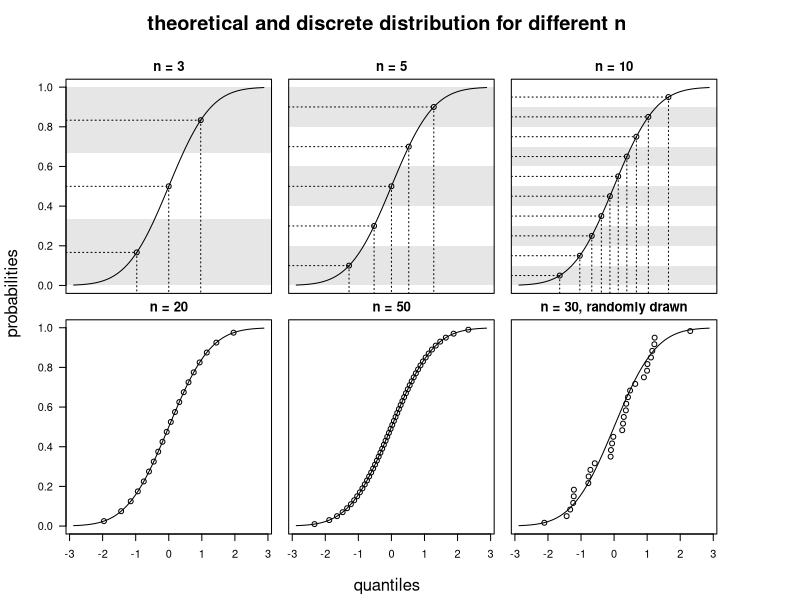
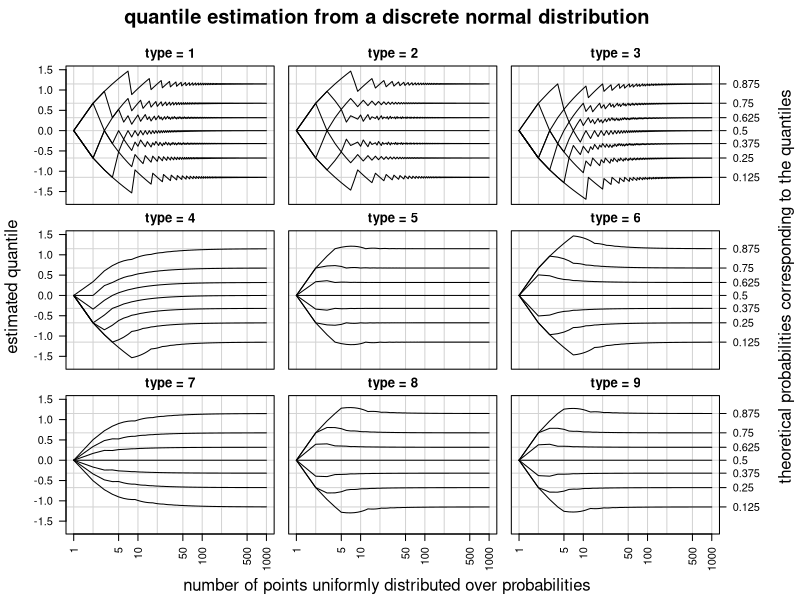
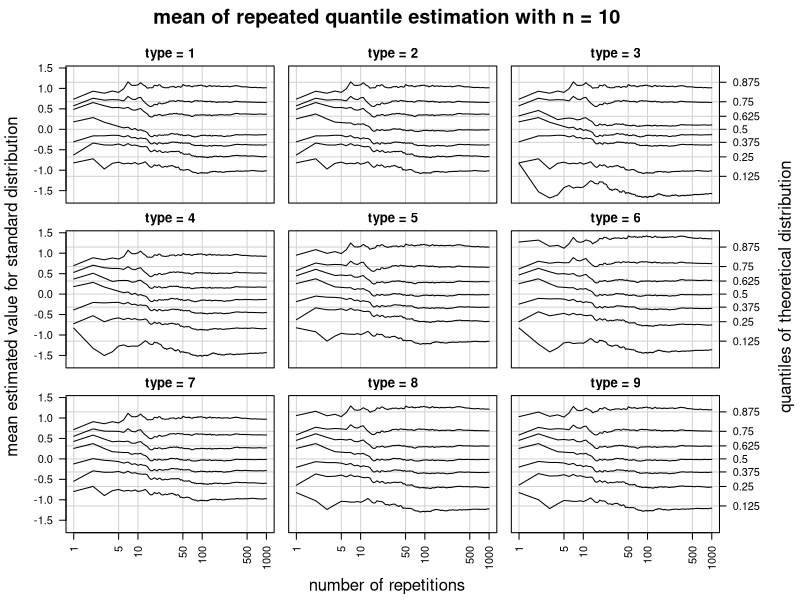
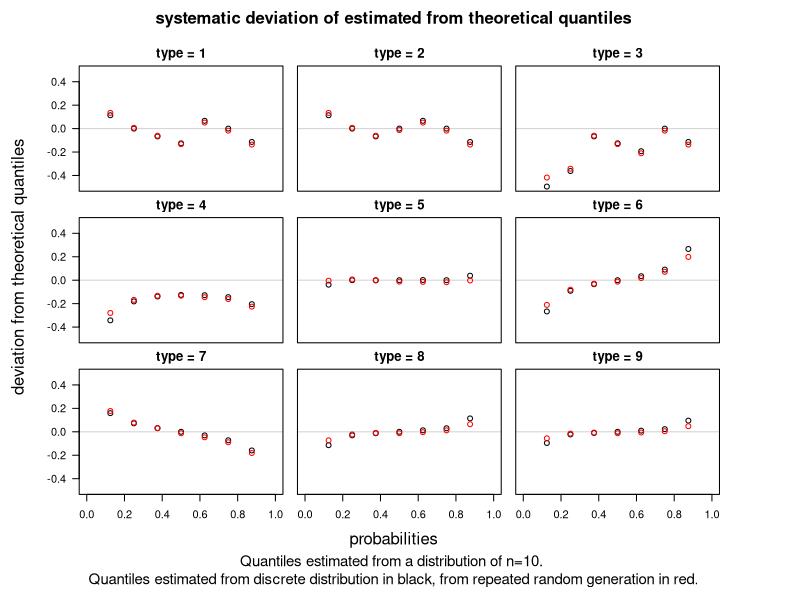
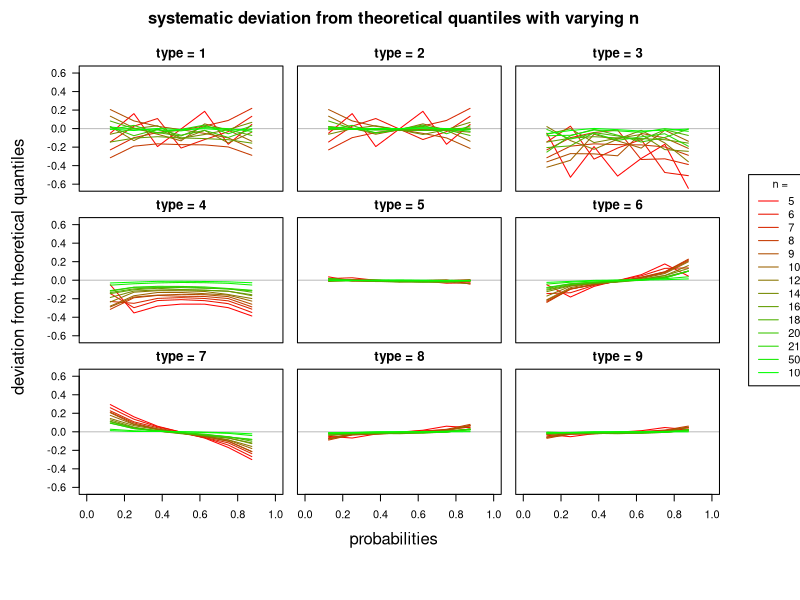

Source code (R) for these figures, in order:
## ---- chunk 1
library(knitr)
opts_chunk$set(fig.height=7, echo=F, cache=T, dev="png")
## ---- chunk 2
par(mfrow=c(2,3), mar=c(0,1,2,.3), oma=c(5,4,4,6))
plotnum <- 1

p_i.fine <- seq(0, 1, length.out=500)
for(n in c(3, 5, 10, 20, 50, 30) ){
  p_i <- seq(1/(n*2), 1-1/(n*2), length.out=n)
  if(n==30){
    q_i <- sort(rnorm(n))
  }else{
    q_i <- qnorm(p_i)
  }
  breaks <- seq(0, 1, length.out=n+1)

  plot(qnorm(p_i.fine), p_i.fine, type="l", axes=F, panel.first=
    if(n<20) {
      for(i in 1:(length(breaks)/2)*2){
        xlims <- par("usr")[1:2]
        rect(xlims[1], breaks[i-1], xlims[2], breaks[i],col = gray(.9), border = NA)
      }
      for(i in 1:length(p_i)){
        lines(c(xlims[1], q_i[i]), rep(p_i[i],2), lty=3)
        lines(rep(q_i[i],2), c(p_i[i], -1), lty=3)
      }
      
    }
    , frame.plot=T, main=paste0("n = ", n, if(n==30) ", randomly drawn"), xlab="", ylab="", las=1, ylim=c(0,1))

  points(q_i, p_i)
  #par(new=T)
  #hist(qnorm(p_i), ann=F, axes=F, xlim=range(qnorm(p_i.fine),finite = T))
  #axis(4, las=1)
  
  if(plotnum%%3==1){
    axis(2, las=1)
  }
  if(plotnum>3){
    axis(1)
  }
  plotnum <- plotnum + 1
}
mtext("theoretical and discrete distribution for different n", cex=1.2, font=2, 3, outer=T, line=1.5)
mtext("probabilities", 2, 2.5, outer=T)
mtext("quantiles", 1, 3.5, outer=T)
## ---- chunk 3
n <- 10
i <- 1:n
(p_i <- 1/(2*n) + (i-1)/n)
## ---- chunk 4
(p_i <- seq(1/(n*2), 1-1/(n*2), length.out=n))
## ---- chunk 5
qnorm(p_i)
## ---- chunk 6
par(mfrow=c(3,3), mar=c(0,1,2,.1), oma=c(5,4,3,6))

nmax <- 1000
d <- 7
Q <- seq(1/(d+1), 1-1/(d+1), length.out=d)
Qmatrix <- array(NA, dim=c(9, nmax, length(Q)), dimnames=list(type=1:9, n=1:nmax, Q=Q))

for(type in 1:9){
  
  for(n in 1:nmax){
    x <- seq(1/(n*2), 1-1/(n*2), length.out=n)
    Qmatrix[type,n,] <- quantile(qnorm(x), Q, type = type)
  }
}

ylim <- range(Qmatrix[,,])

for(type in 1:9){
  #View(Qmatrix)
  
  plot(NULL, xlim=c(1,nmax), ylim=ylim, log="x", main=paste("type =", type), xlab="", ylab="", axes=F, frame.plot=T, panel.first=abline(v=c(1,2,5,10,20,50,100,200,500,1000), h=qnorm(Q), col="lightgray"))
  for(i in 1:length(Q)){
    lines(Qmatrix[type,,i], col=1, type="l")
  }

  if(type%%3==0){
    axis(4, at=qnorm(Q), Q, las=1)
  }
  if(type%%3==1){
    axis(2, las=1)
  }
  if(type>6){
    axis(1, las=3)
  }
}
mtext("quantile estimation from a discrete normal distribution", 3, outer=T, cex=1.2, line=1, font=2)
mtext("theoretical probabilities corresponding to the quantiles", 4, line=4.5, outer=T)  
mtext("estimated quantile", side = 2, outer = T, cex=1, line=2.5)
mtext("number of points uniformly distributed over probabilities",1, outer=T, line=3.5)

## ---- chunk 7

par(mfrow=c(3,3), mar=c(.1,1,2,.1), oma=c(5,4,3,6))

repetitions <- 1000
d <- 7
Q <- seq(1/(d+1), 1-1/(d+1), length.out=d)
n <- 10
MeanQuantile <- array(NA, dim = c(9, repetitions, length(Q)), dimnames = list(type=1:9, repetitions=1:repetitions, Q=Q))


for(type in 1:9){
  set.seed(1)
  MeanQuantile[type,1,] <-  quantile(rnorm(n), Q, type=type)
  for(i in 2:repetitions){
    MeanQuantile[type,i,] <- (MeanQuantile[type,i-1,]*(i-1) + quantile(rnorm(n), Q, type=type))/i
  }
  
  #View(MeanQuantile)
  #MeanQuantile[type,repetitions,]
  #qnorm(Q)
  #MeanQuantile[type,repetitions,] - t(qnorm(Q))
}

ylim <- range(MeanQuantile[,,])

for(type in 1:9){
  plot(NULL, xlim=c(1,repetitions), ylim=ylim, panel.first=abline(h=qnorm(Q), v=c(1,5,10,50,100,500,1000), col="lightgray"), main=paste("type =", type), log="x", axes=F, frame.plot = T)
  if(type>6) axis(1, las=3)
  if(type%%3==1) axis(2, las=1)
  for(i in 1:length(Q)){
    lines(MeanQuantile[type,,i], col=1)
  }
  if(type%%3==0) axis(4, qnorm(Q), Q, las=1)
  
}
mtext(paste("mean of repeated quantile estimation with n =", n), 3, outer=T, line=1, font=2, cex=1.2)
mtext("number of repetitions", 1, outer=T, line=3.5)
mtext("quantiles of theoretical distribution", 4, outer=T, line=4.5)
mtext("mean estimated value for standard distribution", side = 2, outer = T, cex=1, line=2.5)
## ---- chunk 8
par(mfrow=c(3,3), mar=c(0,1,2,.1), oma=c(8,5,3,6))

ylim <- max(abs(range(c(t(MeanQuantile[,repetitions,])-qnorm(Q), t(Qmatrix[,n,])-qnorm(Q))))) * c(-1,1)

for(type in 1:9){
  #plot(qnorm(Q),Q, xlim=range(qnorm(Q))*1.3)
  plot(Q, Qmatrix[type,n,]-qnorm(Q), xlim=c(0,1), ylim=ylim, panel.first = abline(h=0, col="lightgray"), axes=F, frame.plot=T, xlab="", ylab="", main=paste("type =", type))
       #ylim=)
  points(Q, MeanQuantile[type,repetitions,]-qnorm(Q), col="red")
  
  if(type%%3==1){
    axis(2, las=1)
  }
  if(type>6){
    axis(1)
  }
}
mtext(paste0("systematic deviation of estimated from theoretical quantiles"), 3, outer=T, line=1, font=2, cex=1)
mtext("deviation from theoretical quantiles", 2, outer=T, line=3)
mtext("Quantiles estimated from a distribution of n=10. \nQuantiles estimated from discrete distribution in black, from repeated random generation in red.", 1, outer = T, line=6, cex=0.9)
mtext("probabilities", 1, outer=T, line=3)

## ---- chunk 9
par(mfrow=c(3,3), mar=c(.1,1,2,.1), oma=c(5,4,3,6))

repetitions <- 1000
d <- 7
Q <- seq(1/(d+1), 1-1/(d+1), length.out=d)
ns <- c(5, 6, 7, 8,9,10,12,14,16,18,20, 21, 50, 100)

MeanQuantile <- array(NA, dim = c(9, repetitions, length(Q), length(ns)), dimnames = list(type=1:9, repetitions=1:repetitions, Q=Q, n=ns))

for(n in as.character(ns)){
  for(type in 1:9){
    set.seed(1)
    MeanQuantile[type,1,,n] <-  quantile(rnorm(n), Q, type=type)
    for(i in 2:repetitions){
      MeanQuantile[type,i,,n] <- (MeanQuantile[type,i-1,,n]*(i-1) + quantile(rnorm(n), Q, type=type))/i
    }
    
    #View(MeanQuantile)
    #MeanQuantile[type,repetitions,]
    #qnorm(Q)
    #MeanQuantile[type,repetitions,] - t(qnorm(Q))
  }
  
}

#----------------------------

par(mfrow=c(3,3), mar=c(0,1,2,.1), oma=c(8,5,3,6))

ylim <- max(abs(range(c(t(MeanQuantile[,repetitions,,5])-qnorm(Q), t(Qmatrix[,5,])-qnorm(Q))))) * c(-1,1)


for(type in 1:9){
  plot(NULL, xlim=c(0,1), ylim=ylim, panel.first = abline(h=0, col="gray"), axes=F, frame.plot=T, xlab="", ylab="", main=paste("type =", type))
  
  col=0
  palette(colorRampPalette(c("red", "green"),space = "rgb")(length(ns)))
  for(n in as.character(ns)){
    col=col + 1
    
    #points(Q, Qmatrix[type,n,]-qnorm(Q), col=n)
    #plot(qnorm(Q),Q, xlim=range(qnorm(Q))*1.3)
         #ylim=)
    lines(Q, MeanQuantile[type,repetitions,,n]-qnorm(Q), col=col)
    
  }
  if(type%%3==1){
    axis(2, las=1)
  }
  if(type>6){
    axis(1)
  }
  if(type==6){
    legend("right", legend=as.character(ns), col = 1:length(ns), xpd = NA, lty=1, horiz = F, title="n =", inset = -0.45)
  }
}
mtext(paste0("systematic deviation from theoretical quantiles with varying n"), 3, outer=T, line=1, font=2, cex=1)
mtext("deviation from theoretical quantiles", 2, outer=T, line=3)
mtext("probabilities", 1, outer=T, line=3)
palette("default")
